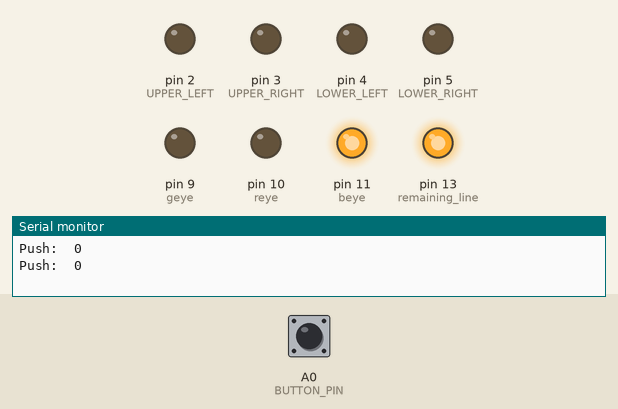
Bench run of a sketch on a simulated Arduino Uno, built with avr-gcc and run on an emulated ATmega328P. Shown: output pins drawn as LEDs (lit = HIGH), the last lines printed to the serial monitor. The test bench sets the inputs (shaded band); at power-on: A0 (BUTTON_PIN) LOW.

Above: at 18.0 s.
18.1 s: A0 (BUTTON_PIN) pulled HIGH for 3 s
At 21.0 s:
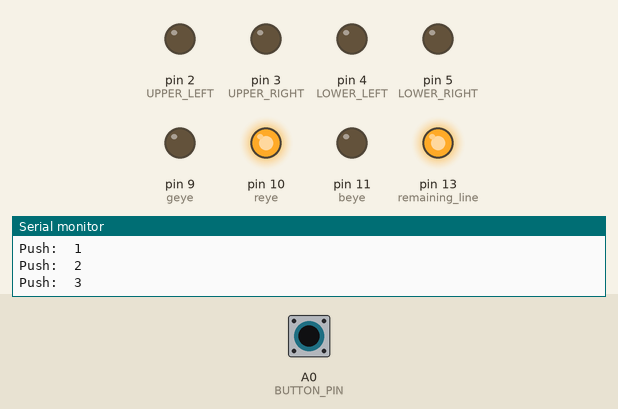
At 22.1 s:
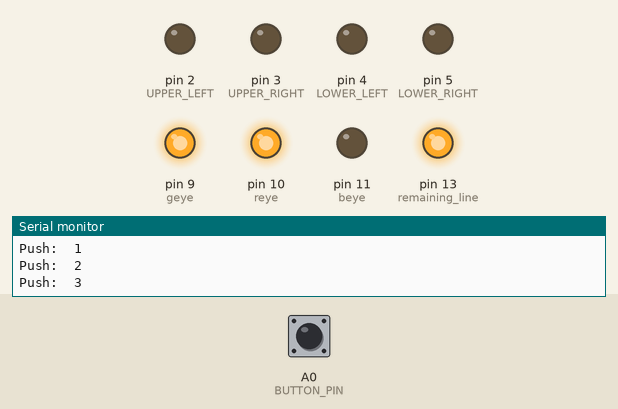
Timing chart, 0 to 34.1 s (numbered marks = the images above; inputs shaded):
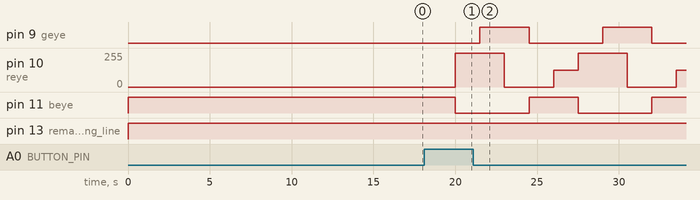

The sketch:

Spider_Guy.ino
```cpp
#include <Servo.h>

const int BUTTON_PIN = A0;
int UPPER_LEFT = 2;
int UPPER_RIGHT = 3;
int LOWER_LEFT = 4;
int LOWER_RIGHT = 5;
const int geye = 9;
const int reye = 10;
const int beye = 11;

int push = 0;

Servo servoLeg1;                 // create servo object to control a servo
Servo servoLeg2;                 // Legs of the spider
Servo servoLeg3;
Servo servoLeg4;

int Angle1 = 0;
int Angle2 = 0;
int Angle3 = 0;
int Angle4 = 0;

int buttonState = 0;
int i = 0;
void setup() {
  Serial.begin(9600);         // initialize serial
pinMode(geye, OUTPUT);
pinMode(reye, OUTPUT);
pinMode(beye, OUTPUT);

pinMode(13, OUTPUT); //remaining line
digitalWrite(13, LOW);

pinMode(UPPER_LEFT, OUTPUT);
pinMode(UPPER_RIGHT, OUTPUT);
pinMode(LOWER_LEFT, OUTPUT);
pinMode(LOWER_RIGHT, OUTPUT);

digitalWrite(UPPER_LEFT, LOW);
digitalWrite(UPPER_RIGHT, LOW);
digitalWrite(LOWER_LEFT, LOW);
digitalWrite(LOWER_RIGHT, LOW);

digitalWrite(BUTTON_PIN, LOW);
pinMode(BUTTON_PIN, INPUT);
}

void loop() {

buttonState = digitalRead(BUTTON_PIN);

if(buttonState == HIGH)

++push;

Serial.print("Push:  "); Serial.print(push); Serial.print('\n');
if (push == 1) {
  //angry
  analogWrite (reye, 255);
  analogWrite (beye, 0);
  analogWrite (geye, 0);

}
else if (push == 2) {
  //happy
  analogWrite (reye, 102);
  analogWrite (beye, 255);
  analogWrite (geye, 178);
}
else if (push == 3) {
  //disco
  analogWrite (reye, 255);
  analogWrite (beye, 0);
  analogWrite (geye, 0);
  delay(1500);
  analogWrite (reye, 255);
  analogWrite (beye, 0);
  analogWrite (geye, 255);
  delay(1500);
  analogWrite (reye, 0);
  analogWrite (beye, 0);
  analogWrite (geye, 255);
  delay(1500);
  analogWrite (reye, 0);
  analogWrite (beye, 255);
  analogWrite (geye, 0);
  delay(1500);
  analogWrite (reye, 127);
  analogWrite (beye, 255);
  analogWrite (geye, 0);
  delay(1500);
}

else {
  //base
  while(i<10)
  {
  analogWrite (reye, 0);
  analogWrite (beye, 255);
  analogWrite (geye, 0);

  Angle1 = 0;
  Angle2 = 0;
  Angle3 = 0;
  Angle4 = 0;

   digitalWrite(13, HIGH);
      Angle1 = 180;
      Angle2 = 180;
      Angle3 = 180;
      Angle4 = 180;
      servoLeg1.write(Angle1);
      servoLeg2.write(Angle2);
      servoLeg3.write(Angle3);
      servoLeg4.write(Angle4);
      delay(1000);
      Angle1 = 360;
      Angle2 = 360;
      Angle3 = 360;
      Angle4 = 360;
      ++i;
  }
i = 0;
}
}
```

Measured:
- after the input at 18.1 s, pin 9 (geye): alternates HIGH for 3.0 s and LOW for 4.5 s, starting after 3.4 s; pin 10 (reye): 0/255 → 255/255 after 1.9 s, → 0/255 3.0 s later, → 127/255 3.0 s later, → 255/255 1.5 s later, … (6 changes in this stretch); pin 11 (beye): alternates HIGH for 3.0 s and LOW for 4.5 s, starting after 1.9 s
